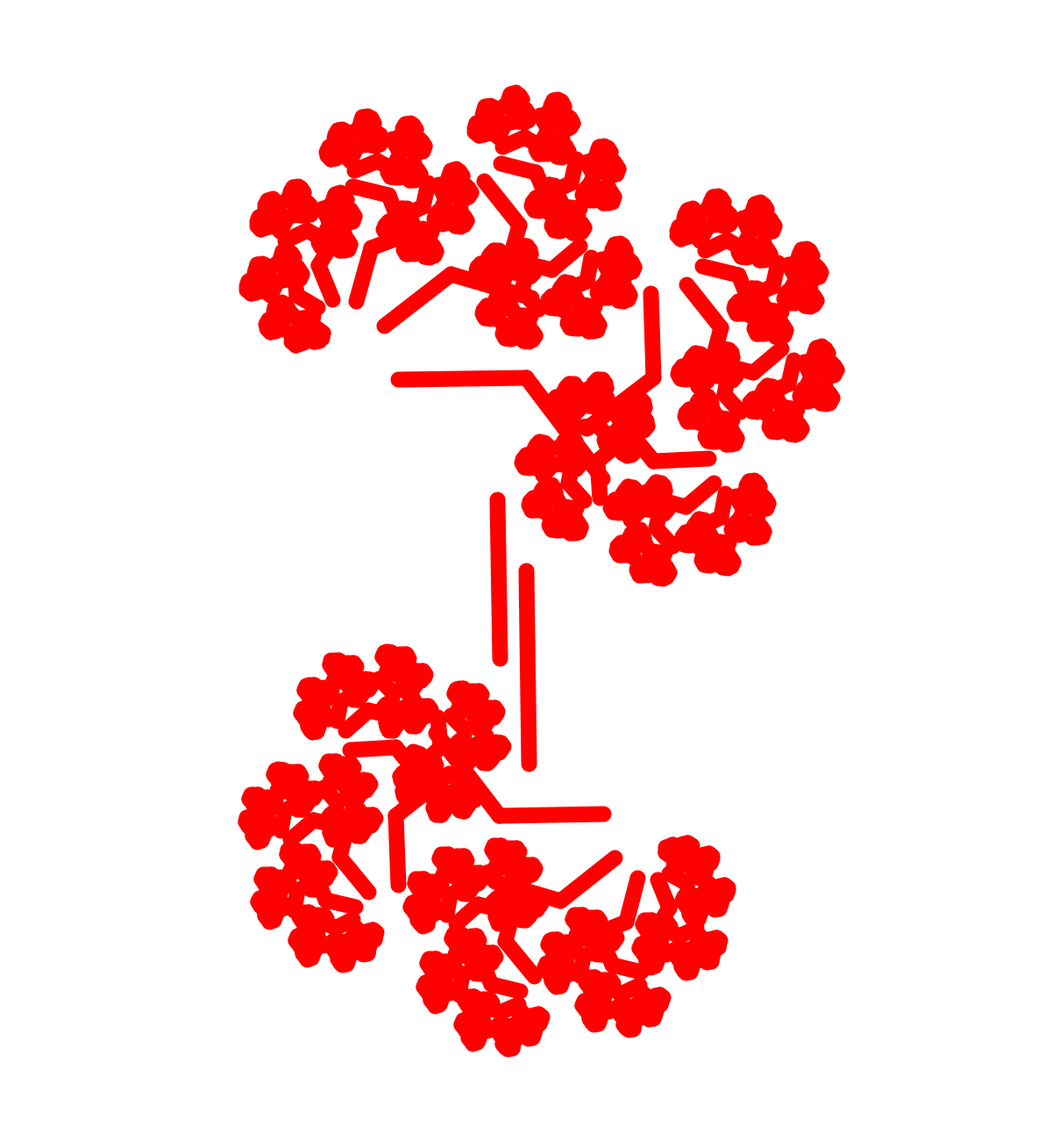
Frame 1 (no input)
Frame 2 (the mouse pressed at the canvas centre, redrawn once): identical to frame 1, image omitted

The Processing sketch that drew this single still picture (run headless with seeded random() and noise(); the mouse was pressed at the canvas centre and the sketch redrawn once):

// Processing sketch: Sketch2_NOC_final
// ── Sketch2_NOC_final.pde

void setup() {
  size(1200,1300);  
}

void draw() {
  background(255);
  translate(width/2, height/2);
  stroke(255,0,0);
 
  pushMatrix();
  branch(110);
  popMatrix();
  
  pushMatrix();
  translate(-30,100);
  rotate(PI);
  stroke(255,0,0);
  branch(90);
  popMatrix();
 
  noLoop();
}


void branch(float len) {
  strokeWeight(18);
  line (0, 0, 3, 2*len);
  translate(0, -len*2);

  len *= 0.66;
  
  if (len > 2) {
    pushMatrix();    
    rotate(PI/2);   
    branch(len);       
    popMatrix();     

    pushMatrix();
    rotate(-PI/5);
    branch(len);
    popMatrix();
    
  }
}
